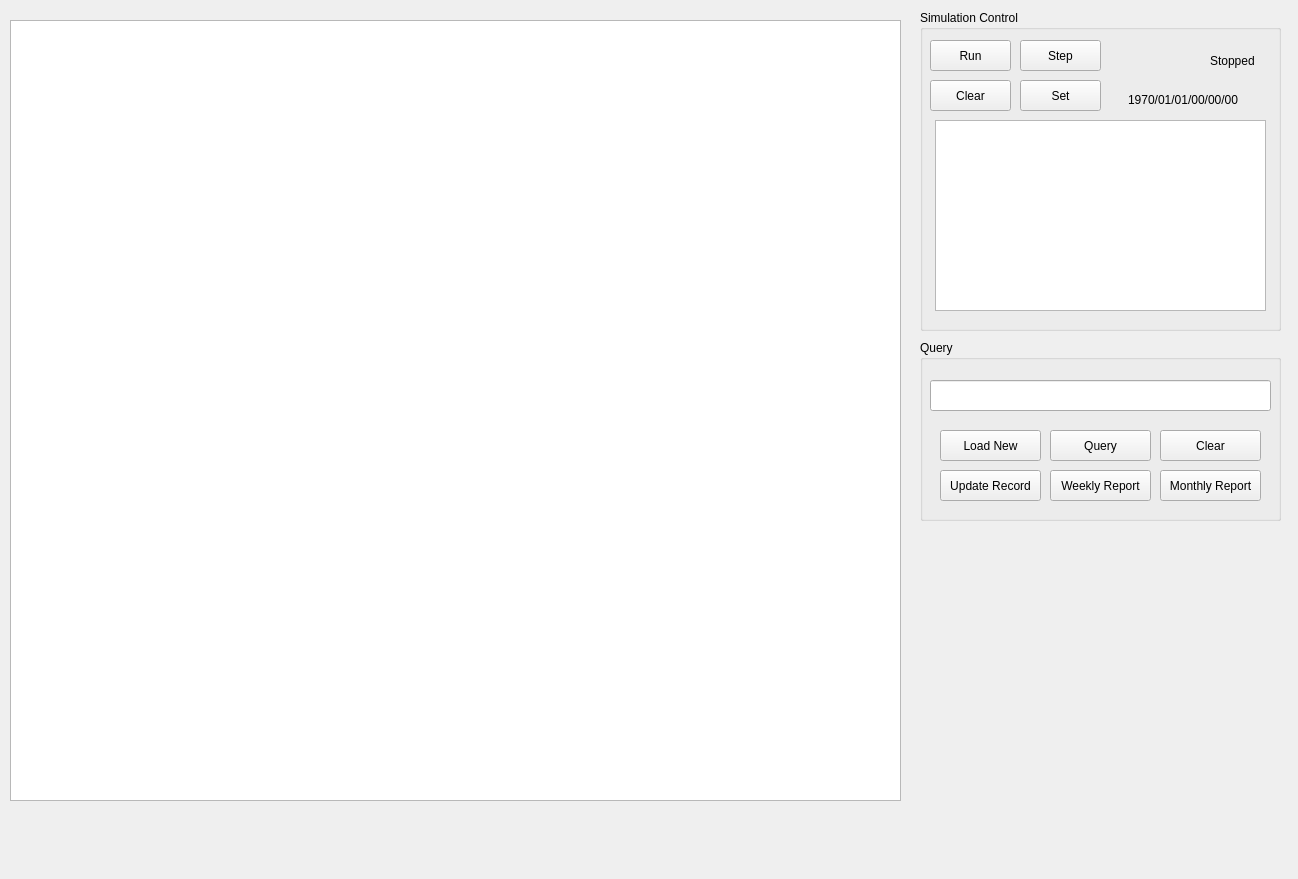
<?xml version="1.0" encoding="UTF-8"?>
<ui version="4.0">
 <class>dataUI</class>
 <widget class="QWidget" name="dataUI">
  <property name="geometry">
   <rect>
    <x>0</x>
    <y>0</y>
    <width>1298</width>
    <height>879</height>
   </rect>
  </property>
  <property name="windowTitle">
   <string>dataUI</string>
  </property>
  <widget class="QTableWidget" name="tableWidget">
   <property name="geometry">
    <rect>
     <x>10</x>
     <y>20</y>
     <width>891</width>
     <height>781</height>
    </rect>
   </property>
   <property name="sortingEnabled">
    <bool>false</bool>
   </property>
  </widget>
  <widget class="QGroupBox" name="QueryBox">
   <property name="geometry">
    <rect>
     <x>920</x>
     <y>340</y>
     <width>361</width>
     <height>181</height>
    </rect>
   </property>
   <property name="autoFillBackground">
    <bool>false</bool>
   </property>
   <property name="title">
    <string>Query</string>
   </property>
   <widget class="QPushButton" name="IncButton">
    <property name="geometry">
     <rect>
      <x>130</x>
      <y>90</y>
      <width>101</width>
      <height>31</height>
     </rect>
    </property>
    <property name="text">
     <string>Query</string>
    </property>
   </widget>
   <widget class="QLineEdit" name="QueryInput">
    <property name="geometry">
     <rect>
      <x>10</x>
      <y>40</y>
      <width>341</width>
      <height>31</height>
     </rect>
    </property>
   </widget>
   <widget class="QPushButton" name="Clear_pb">
    <property name="geometry">
     <rect>
      <x>240</x>
      <y>90</y>
      <width>101</width>
      <height>31</height>
     </rect>
    </property>
    <property name="text">
     <string>Clear</string>
    </property>
   </widget>
   <widget class="QPushButton" name="WeekRP_pb">
    <property name="geometry">
     <rect>
      <x>130</x>
      <y>130</y>
      <width>101</width>
      <height>31</height>
     </rect>
    </property>
    <property name="text">
     <string>Weekly Report</string>
    </property>
   </widget>
   <widget class="QPushButton" name="Monthrp_pb">
    <property name="geometry">
     <rect>
      <x>240</x>
      <y>130</y>
      <width>101</width>
      <height>31</height>
     </rect>
    </property>
    <property name="text">
     <string>Monthly Report</string>
    </property>
   </widget>
   <widget class="QPushButton" name="LoadNew">
    <property name="geometry">
     <rect>
      <x>20</x>
      <y>90</y>
      <width>101</width>
      <height>31</height>
     </rect>
    </property>
    <property name="text">
     <string>Load New</string>
    </property>
   </widget>
   <widget class="QPushButton" name="UpdateRec">
    <property name="geometry">
     <rect>
      <x>20</x>
      <y>130</y>
      <width>101</width>
      <height>31</height>
     </rect>
    </property>
    <property name="text">
     <string>Update Record</string>
    </property>
   </widget>
  </widget>
  <widget class="QGroupBox" name="SimulationBox">
   <property name="geometry">
    <rect>
     <x>920</x>
     <y>10</y>
     <width>361</width>
     <height>321</height>
    </rect>
   </property>
   <property name="autoFillBackground">
    <bool>false</bool>
   </property>
   <property name="title">
    <string>Simulation Control</string>
   </property>
   <widget class="QPushButton" name="SimruntButton">
    <property name="geometry">
     <rect>
      <x>10</x>
      <y>30</y>
      <width>81</width>
      <height>31</height>
     </rect>
    </property>
    <property name="text">
     <string>Run</string>
    </property>
   </widget>
   <widget class="QLabel" name="RunLabel">
    <property name="geometry">
     <rect>
      <x>290</x>
      <y>40</y>
      <width>59</width>
      <height>21</height>
     </rect>
    </property>
    <property name="text">
     <string>Stopped</string>
    </property>
   </widget>
   <widget class="QPushButton" name="Conditionset_button">
    <property name="geometry">
     <rect>
      <x>100</x>
      <y>70</y>
      <width>81</width>
      <height>31</height>
     </rect>
    </property>
    <property name="text">
     <string>Set</string>
    </property>
   </widget>
   <widget class="QListWidget" name="NoteList">
    <property name="geometry">
     <rect>
      <x>15</x>
      <y>110</y>
      <width>331</width>
      <height>191</height>
     </rect>
    </property>
   </widget>
   <widget class="QPushButton" name="pushButton">
    <property name="geometry">
     <rect>
      <x>10</x>
      <y>70</y>
      <width>81</width>
      <height>31</height>
     </rect>
    </property>
    <property name="text">
     <string>Clear</string>
    </property>
   </widget>
   <widget class="QLabel" name="NowDisp">
    <property name="geometry">
     <rect>
      <x>208</x>
      <y>80</y>
      <width>131</width>
      <height>20</height>
     </rect>
    </property>
    <property name="text">
     <string>1970/01/01/00/00/00</string>
    </property>
   </widget>
   <widget class="QPushButton" name="Step_pb">
    <property name="geometry">
     <rect>
      <x>100</x>
      <y>30</y>
      <width>81</width>
      <height>31</height>
     </rect>
    </property>
    <property name="text">
     <string>Step</string>
    </property>
   </widget>
  </widget>
 </widget>
 <tabstops>
  <tabstop>SimruntButton</tabstop>
  <tabstop>Step_pb</tabstop>
  <tabstop>pushButton</tabstop>
  <tabstop>Conditionset_button</tabstop>
  <tabstop>NoteList</tabstop>
  <tabstop>QueryInput</tabstop>
  <tabstop>LoadNew</tabstop>
  <tabstop>IncButton</tabstop>
  <tabstop>Clear_pb</tabstop>
  <tabstop>UpdateRec</tabstop>
  <tabstop>WeekRP_pb</tabstop>
  <tabstop>Monthrp_pb</tabstop>
  <tabstop>tableWidget</tabstop>
 </tabstops>
 <resources/>
 <connections/>
</ui>
